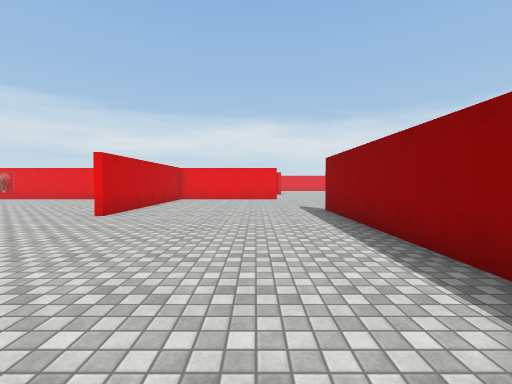
[1] (above)

22 first-person views from a walk through a Unity game level. The camera is 1.4 m above the floor, tilts 2° down and sees 90° across. The floor is counted in squares, 1.44 m on a side. Each view is taken from the middle of a square. On the plan, view 1 faces up. The plan holds only what a view shows up to about 11 squares ahead; the rest is blank. The place goes on beyond the plan. The player is left out. Some surface patterns are stand-ins.

[2]
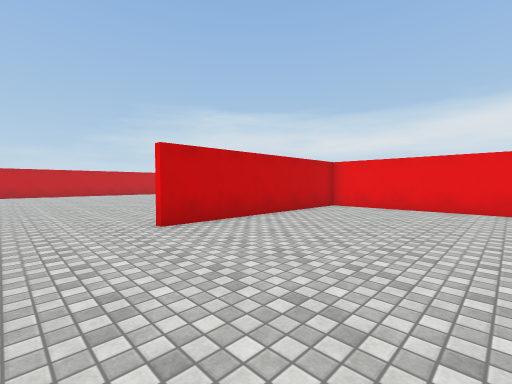

[3]
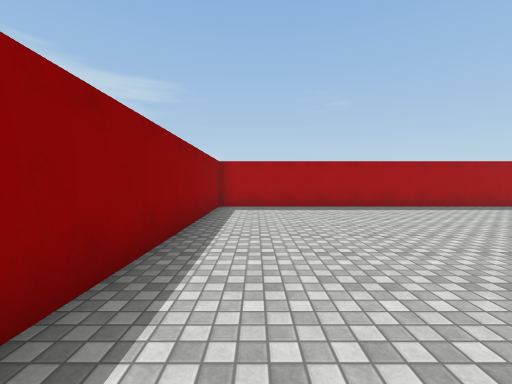

[4]
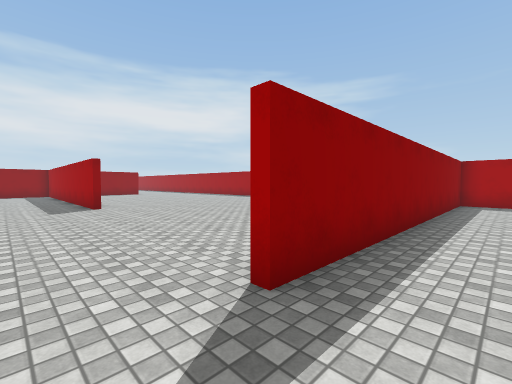

[5]
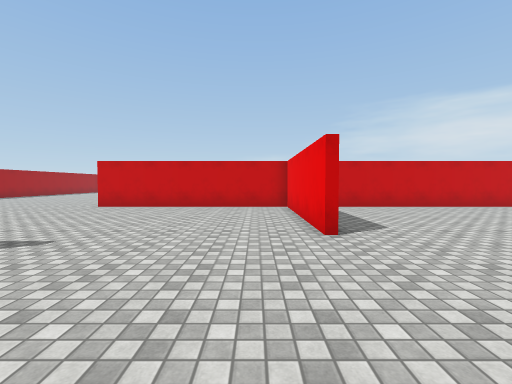

[6]
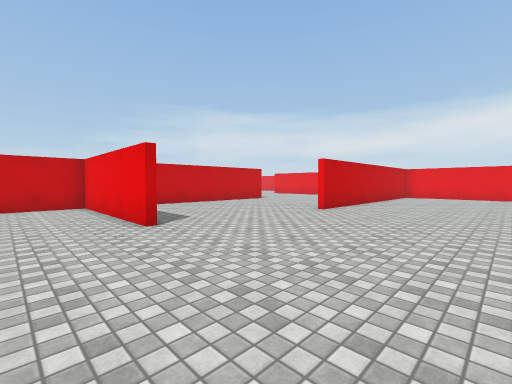

[7]
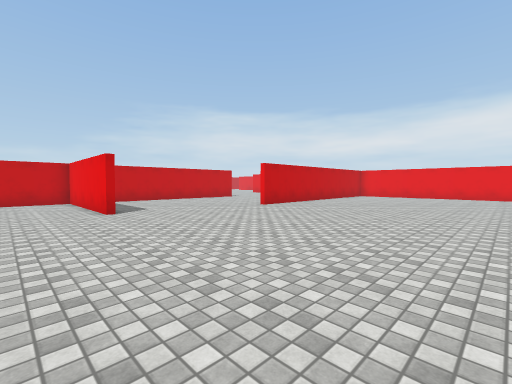

[8]
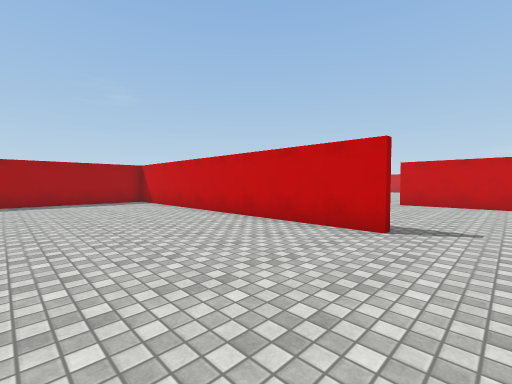

[9]
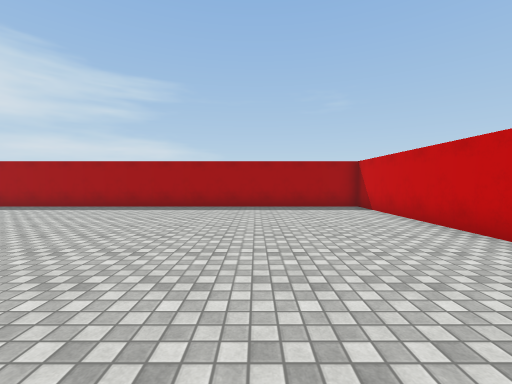

[10]
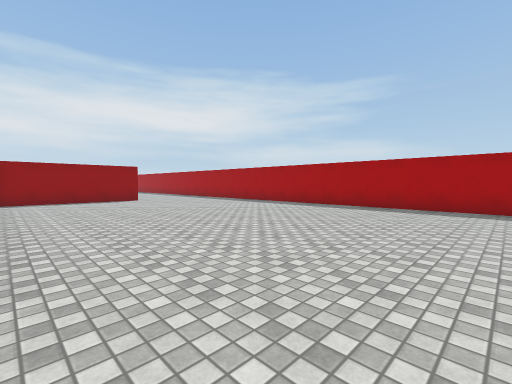

[11]
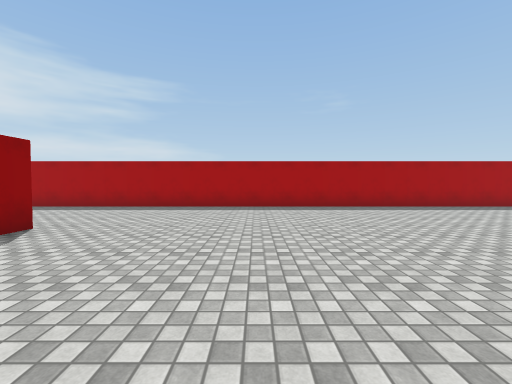

[12]
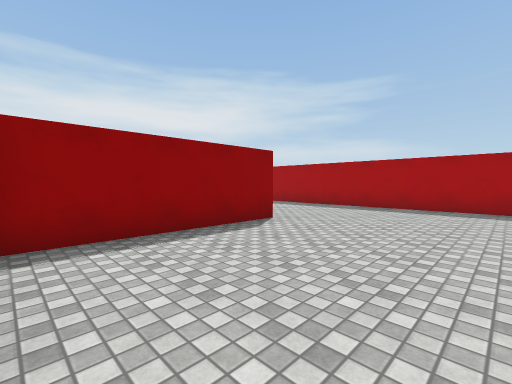

[13]
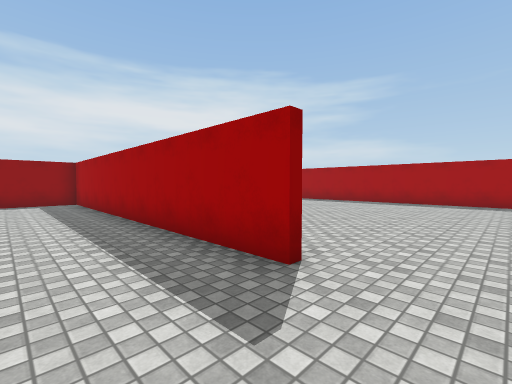

[14]
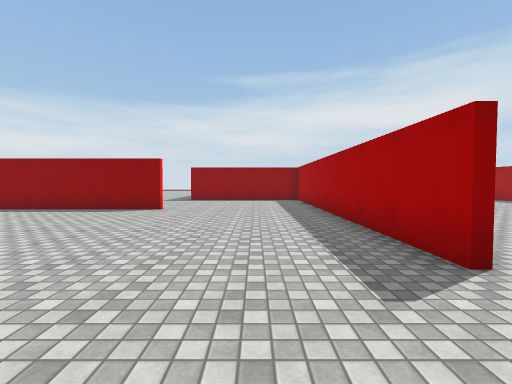

[15]
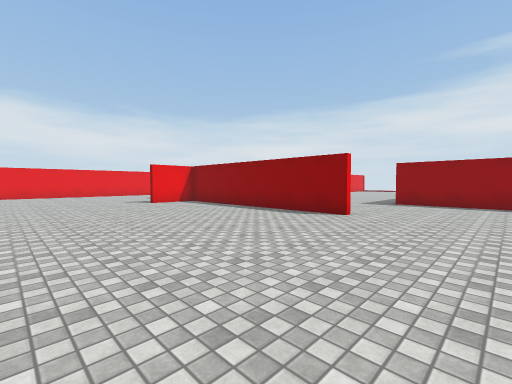

[16]
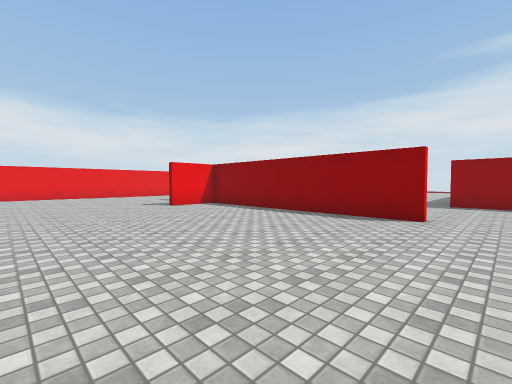

[17]
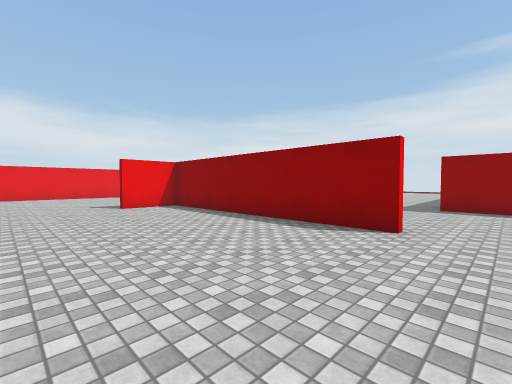

[18]
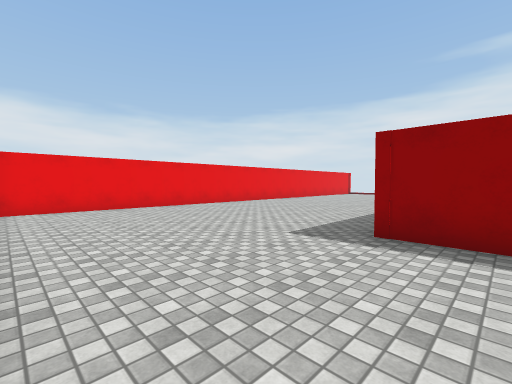

[19]
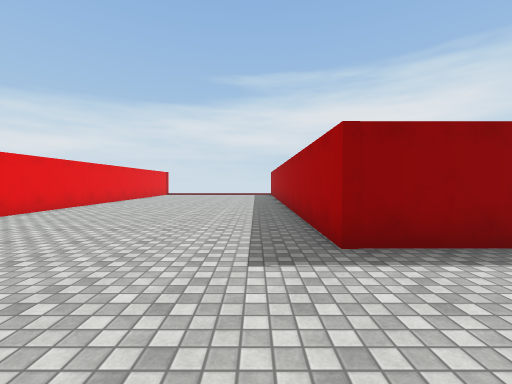

[20]
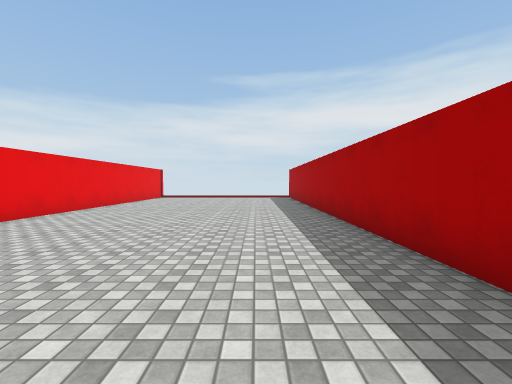

[21]
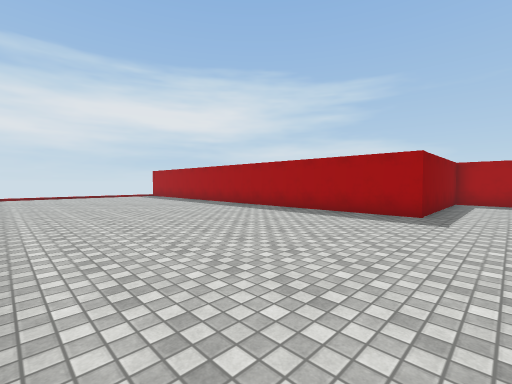

[22]
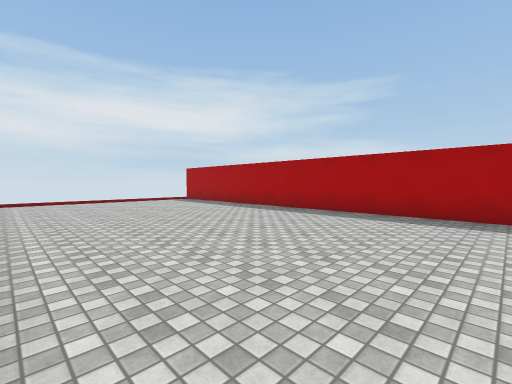

### Floor plan
Points are (right, up) in squares from view 1. A wall is a line through its corners. A room is listed if a view was taken in it or the views show most of it. See-through windows are left out.
Room 1 (views 1, 2, 3, 4, 5, 6, 7, 8, 9, 10, 11, 12, 13, 14, 15, 16, 17, 18, 19, 20, 21, 22)
walls: (11.8, 8.6) (23.3, 8.6); (18.4, 14.5) (18.4, 23.4) (16.9, 23.4); (2.8, 9.4) (2.8, -2.6) (28.4, -2.6); (23.8, 9.1) (23.8, 14.7) (33.5, 14.7); (1.2, 15.3) (-4.5, 15.3) (-4.5, 7.5); (23.8, 2.5) (23.8, 8.1); (2.1, 23.5) (2.1, 21.4); (-4.5, 23.5) (-4.5, 17.4); (-7.5, -2.6) (2.5, -2.6) (2.5, 9.4)

Where each view was taken, in squares from view 1:
view 1: 0 up, 0 right, facing up
view 2: 5 up, 1 right, facing up-left
view 3: 8 up, 1 right, facing down
view 4: 11 up, 1 right, facing down-right
view 5: 14 up, 6 right, facing left
view 6: 13 up, 7 right, facing up-left
view 7: 13 up, 10 right, facing up-left
view 8: 11 up, 8 right, facing down-left
view 9: 8 up, 7 right, facing down
view 10: 8 up, 9 right, facing down-right
view 11: 8 up, 19 right, facing down
view 12: 8 up, 19 right, facing down-right
view 13: 11 up, 10 right, facing down-right
view 14: 11 up, 9 right, facing right
view 15: 11 up, 11 right, facing up-right
view 16: 13 up, 11 right, facing up-right
view 17: 13 up, 13 right, facing up-right
view 18: 13 up, 19 right, facing up-right
view 19: 16 up, 20 right, facing right
view 20: 17 up, 24 right, facing right
view 21: 23 up, 22 right, facing down-right
view 22: 23 up, 27 right, facing down-right
